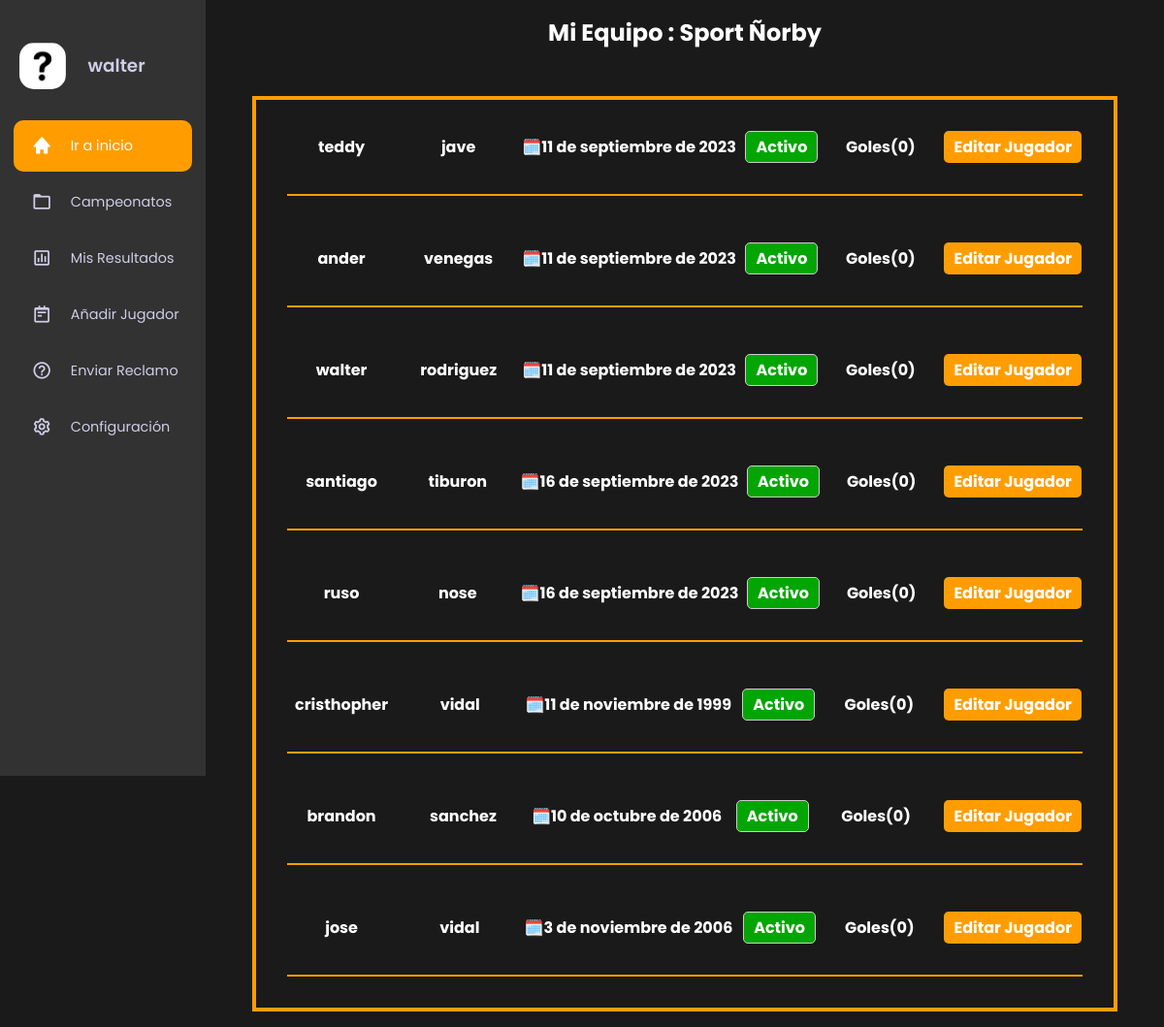
The page /logs/panel/4 (signed in) on the database as committed earlier.
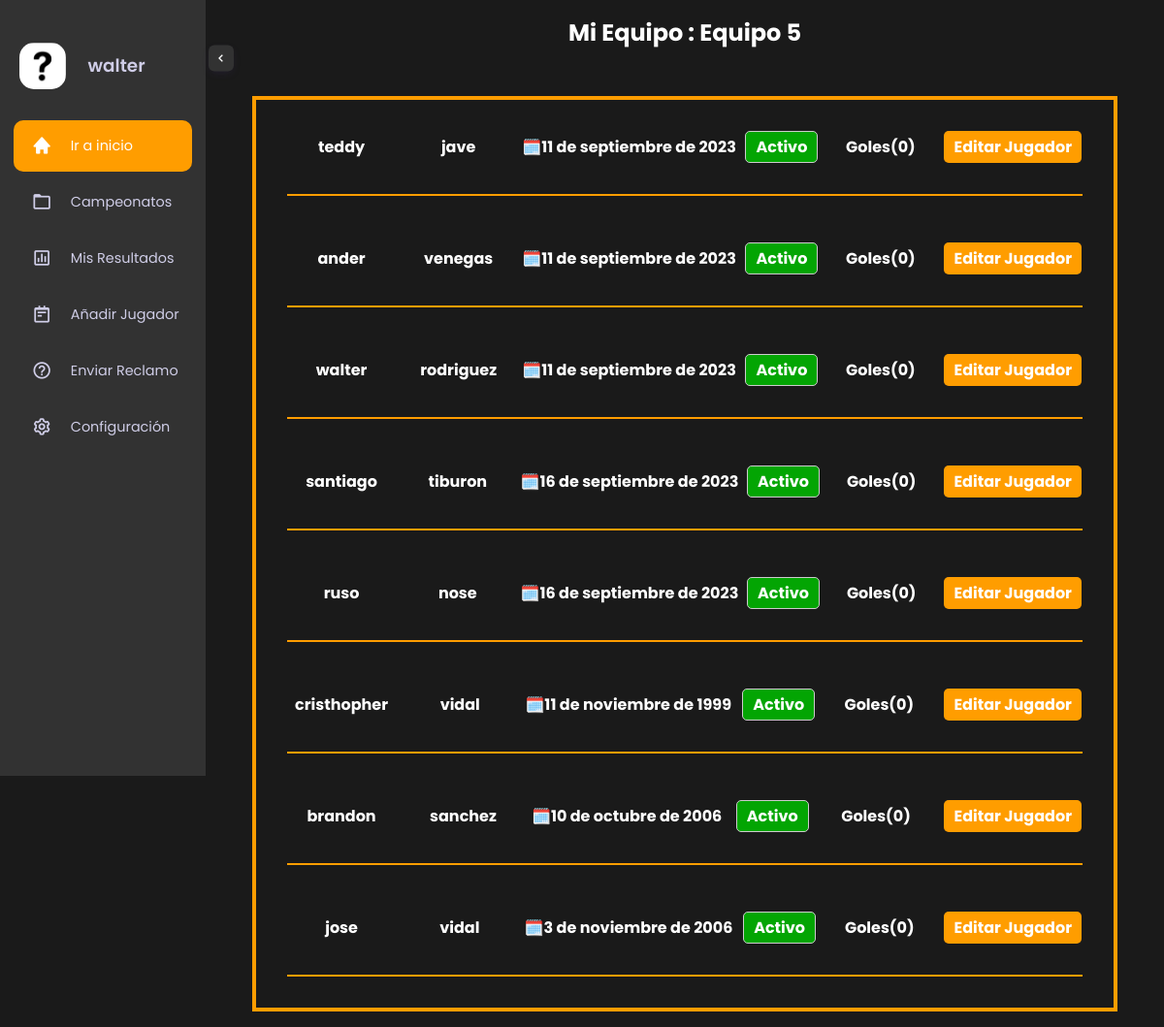
The same page on the database as committed later.
### equipos/models.py (models this page shows, shortened)
class Equipo(Model):
    Nombre=models.CharField(max_length=100,unique=True)
    delegado=models.ForeignKey(User,on_delete=models.CASCADE)
    foto_equipo=models.ImageField(upload_to='equipos' , null=True , blank=True)
    logo=models.ImageField(upload_to='logo_equipos', default='media/default.png')
    campeonato=models.ForeignKey(Campeonato , on_delete=models.CASCADE)

### usuario_login/views.py (the view)
# urls.py: path('panel/<int:user_id>',panel_usuario,name='panel_user'),
@login_required(login_url='home')
def panel_usuario(request,user_id):
    if request.user.is_superuser:
        return redirect("/admin")
    try:
        usuario=User.objects.get(pk=user_id)
        is_delegado=usuario.groups.filter(name="Delegados").exists();
        equipo=Equipo.objects.get(delegado=user_id)
        jugadores=Jugadores.objects.filter(equipo__id=equipo.id)
        print(equipo.logo)
        if is_delegado:
            pass
    except Exception:
        equipo=None
        jugadores=None
    return render(request,'panel_jugadores.html',{"equipo":equipo,"jugadores":jugadores})

### usuario_login/templates/panel_jugadores.html
{% extends "panel_user.html" %}
{% load static %}
{% block logo_src %}{{equipo.logo.url}}{% endblock logo_src %}
{% block main %}
    <main>
        <div class="titulo-equipo">
            <h2>Mi Equipo : {{equipo.Nombre}}</h2>
        </div>
        {% if jugadores %}
        <div class="card-jugador">
                {% for jugador in jugadores %}
                <div class="info-jugador" >
                    <div class="sub-info">
                        <h4>{{jugador.Nombre}}</h4>
                    </div>
                    <div class="sub-info">
                        <h4>{{jugador.apellidos}}</h4>
                    </div>
                    <div class="sub-info">
                        <h4>🗓️{{jugador.fecha_nacimiento}}</h4>
                    </div>
                    <div class="estado-barra {% if jugador.estado %}activo{% else %}inactivo{% endif %}">
                        <h4>{{ jugador.estado|yesno:"Activo,Inactivo" }}</h4>
                    </div>
                    <div class="sub-info">
                        <h4>Goles({{jugador.goles_max}})</h4>
                    </div>
                    <div class="editar-jugador" >
                        <h4><a href="{% url 'actualizar_jugador' user.id jugador.id %}">Editar Jugador</a></h4>
                    </div>
                </div>
                {% endfor %}
        </div>
        {% else %}
                <div>
                    <h4>No ha registrado jugadores</h4>
                </div>
        {% endif %}
    </main>
{% endblock main %}

### usuario_login/templates/panel_user.html (shortened to what this page needs)
<!DOCTYPE html>
{% load static %}
<html lang="en">
<head>
    <link rel="stylesheet" href="{% static 'css/login/panel_user.css' %}">
    <link rel="stylesheet" href="https://cdnjs.cloudflare.com/ajax/libs/font-awesome/5.15.4/css/all.min.css">
    <link href='https://unpkg.com/boxicons@2.0.9/css/boxicons.min.css' rel='stylesheet'>
    <link rel="stylesheet" href="{% static 'css/login/panel_jugadores.css' %}">
    <link rel="stylesheet" href="{% static 'css/login/reclamo.css' %}">
    <link rel="stylesheet" href="{% static 'css/login/panel_resultado.css' %}">
    <link rel="stylesheet" href="{% static 'css/encuentros_equipos/add_jugador.css' %}">
    <link rel="stylesheet" href="{% static 'css/encuentros_equipos/settings.css' %}">
</head>
<body>
    <nav>
      <div class="sidebar-top">
        <span class="shrink-btn">
          <i class='bx bx-chevron-left'></i>
        </span>
            <div class=log-nombre>
                <img src="{% block logo_src %}{% endblock %}" class="logo" alt="">
                <h3  class="hide"><a href="{% url 'panel_user' user.id %} ">{{user.username}}</a></h3>
            </div>
      </div>
      <div class="sidebar-links ">
        <ul>
          <div class="active-tab"></div>
          <li class="tooltip-element" data-tooltip="0">
            <a href="{%url 'home' %}" class="active" data-active="0">
              <div class="icon">
                <i class='bx bxs-home'></i>
              </div>
              <span class="link hide">Ir a inicio</span>
            </a>
          </li>
          <li class="tooltip-element" data-tooltip="1">
            <a href="{% url 'campeonatos' %}" data-active="1">
              <div class="icon">
                <i class='bx bx-folder'></i>
              </div>
              <span class="link hide">Campeonatos</span>
            </a>
          </li>
          <li class="tooltip-element" data-tooltip="2">
            <a href="{% url 'resultado' user.id %}" data-active="2">
              <div class="icon">
                <i class='bx bx-bar-chart-square'></i>
              </div>
              <span class="link hide">Mis Resultados</span>
            </a>
          </li>
          <li class="tooltip-element" data-tooltip="3">
            <a href="{% url 'añadir_jugador' user.id %}" data-active="3">
              <div class="icon">
                <i class='bx bx-notepad'></i>
              </div>
              <span class="link hide">Añadir Jugador</span>
            </a>
          </li>
          <li class="tooltip-element" data-tooltip="4">
            <a href="{% url 'reclamo' user.id %}" data-active="4">
              <div class="icon">
                <i class='bx bx-help-circle'></i>
              </div>
              <span class="link hide">Enviar Reclamo</span>
            </a>
          </li>
          <li class="tooltip-element" data-tooltip="5">
            <a href="{% url 'settings' user.id %}" data-active="5">
              <div class="icon">
                <i class='bx bx-cog'></i>
              </div>
              <span class="link hide">Configuración</span>
            </a>
          </li>
        </ul>
      </div>
    </nav>
    {% block main %}
    {% endblock main %}
  </body>
</html>

Rows that differ between the two databases and show on the page:
changed Equipo: Nombre "Sport Ñorby" → "Equipo 5"
